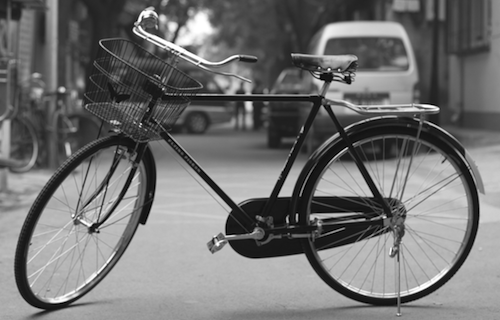
%> input picture bicycle.png, 500 x 320 px
$ octave find_template_2D_test.m   (GNU Octave 9; MATLAB toolbox functions it lacks are replaced by stand-ins)
%> lines starting %> are read from the running program, lines starting %| are printed output that depends on the picture
### find_template_2D.m
% Find template 2D
% NOTE: Function definition must be the very first piece of code here!
function [yIndex xIndex] = find_template_2D(template, img)
    % TODO: Find template in img and return [y x] location
    % NOTE: Turn off all output from inside the function before submitting!
    c=normxcorr2(template, img);
    [M,I] = max(c(:));
    [raw_yIndex raw_xIndex] = ind2sub(size(c),I);
    [template_y template_x]=size(template);
    yIndex=raw_yIndex-template_y+1;
    xIndex=raw_xIndex-template_x+1;

    % [6 lines of commented-out code are left out]


end

### find_template_2D_test.m


% Test code:
bike = imread('bicycle.png');
%> bike is the input picture: size 320x500 uint8; min 0, max 255, mean 114.2
imshow(bike);
bike_corp = bike(75:165, 150:185);
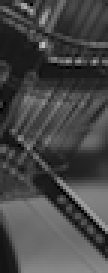
%> bike_corp: size 91x36 uint8 (shown 3 times larger); min 0, max 194, mean 70.8
imshow(bike_corp);

[y x] = find_template_2D(bike_corp, bike);
%> in find_template_2D, `c=normxcorr2(template, img);`:
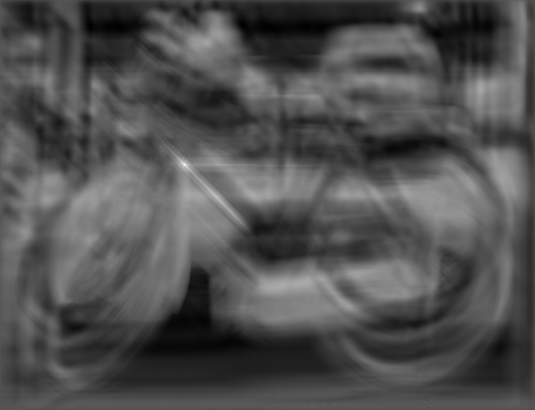
%> c: size 410x535 double; min -0.515, max 1, mean -0.0341; drawn with min black and max white
%> in find_template_2D, `[M,I] = max(c(:));`: M = 1; I = 75605
%> in find_template_2D, `[raw_yIndex raw_xIndex] = ind2sub(size(c),I);`: raw_yIndex = 165; raw_xIndex = 185
%> in find_template_2D, `yIndex=raw_yIndex-template_y+1;`: yIndex = 75
%> in find_template_2D, `xIndex=raw_xIndex-template_x+1;`: xIndex = 150
%> y = 75; x = 150
disp([y x]); % should be the top-left corner of template in tablet
%|     75   150

$ run again, with dolphin.png copied over bicycle.png
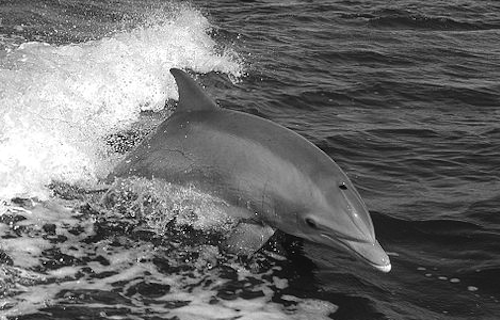
%> input picture dolphin.png, 500 x 320 px
%> bike is the input picture: size 320x500 uint8; min 0, max 255, mean 109.1
%> `bike_corp = bike(75:165, 150:185);`:
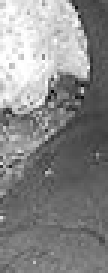
%> bike_corp: size 91x36 uint8 (shown 3 times larger); min 0, max 255, mean 135.7
%> in find_template_2D, `c=normxcorr2(template, img);`:
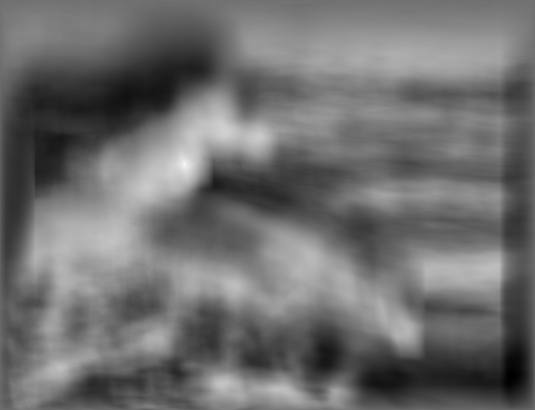
%> c: size 410x535 double; min -0.781, max 1, mean -0.00799; drawn with min black and max white
%> M = 1; I = 75605
%> raw_yIndex = 165; raw_xIndex = 185
%> yIndex = 75
%> xIndex = 150
%> y = 75; x = 150
%|     75   150
